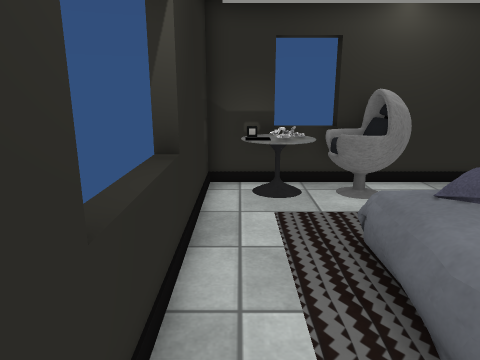
view 1 (above)

12 first-person views from a walk through a Unity game level. The camera is 1.4 m above the floor, tilts 14° down and sees 70° across. The floor is counted in squares, 0.5 m on a side. Each view is taken from the middle of a square. On the plan, view 1 faces up. The plan holds only what a view shows up to about 20 squares ahead; the rest is blank. The player is left out. Door leaves are left out, so doorways stand open. Some surface patterns are stand-ins.

view 2
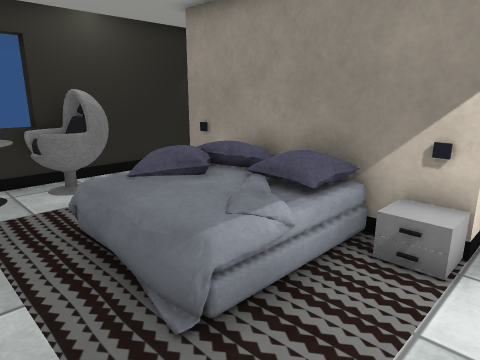

view 3
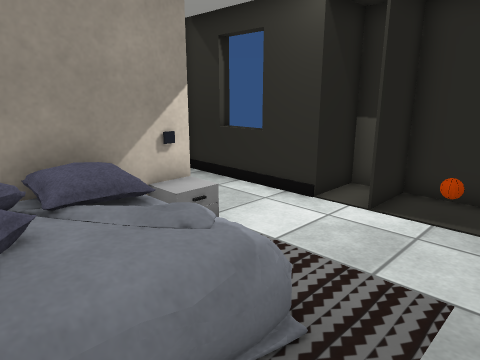

view 4
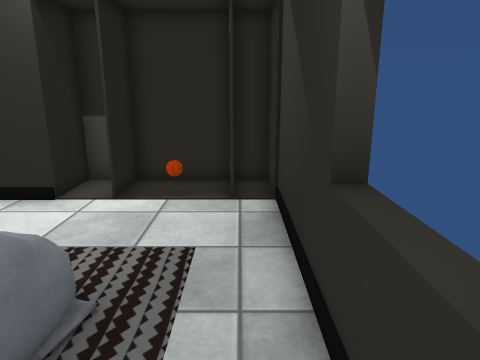

view 5
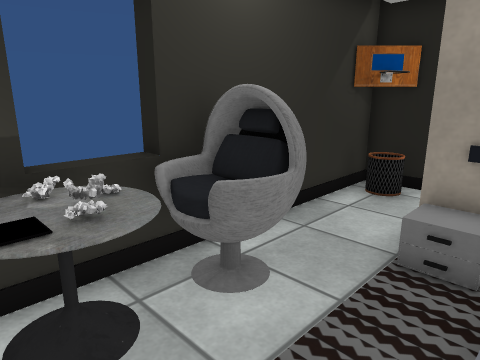

view 6
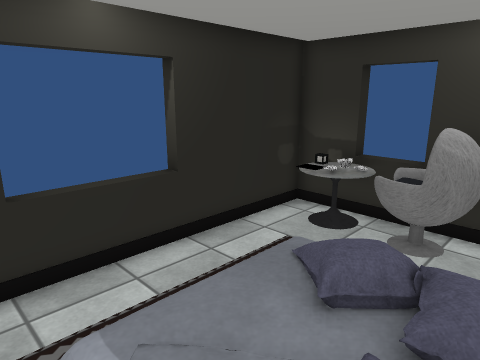

view 7
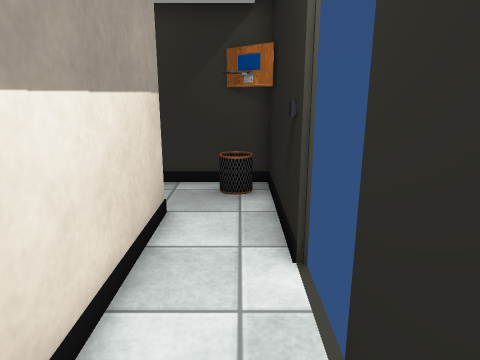

view 8
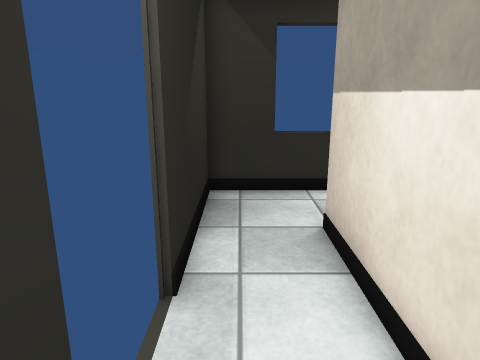

view 9
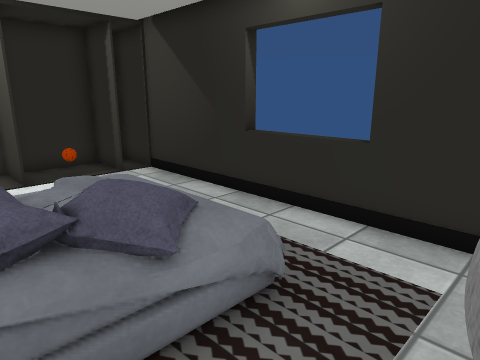

view 10
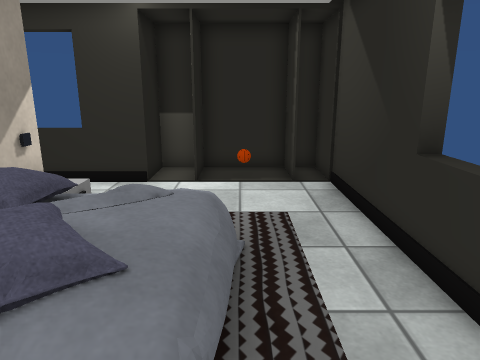

view 11
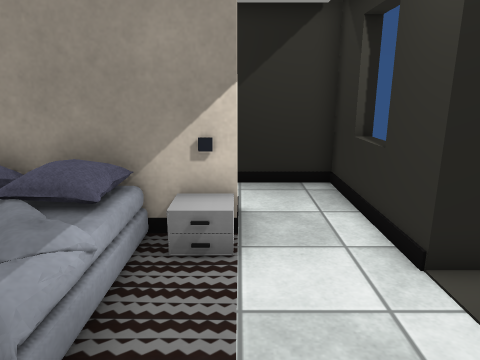

view 12
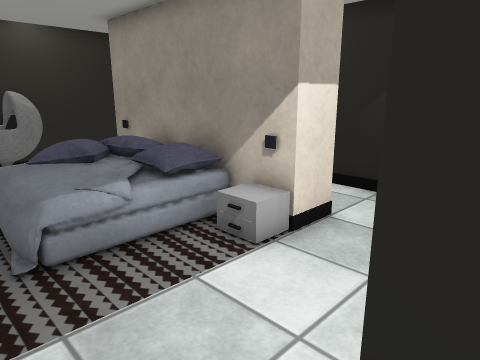

### Floor plan
Points are (right, up) in squares from view 1. A wall is a line through its corners. A room is listed if a view was taken in it or the views show most of it. See-through windows are left out.
Room 1 (views 1, 2, 3, 4, 5, 6, 9, 10, 11)
walls: (6.7, 0.1) (6.7, 8); (5, -3) (6.5, -3); (11, 11) (-1, 11) (-1, -5.1)
ways out: opening at (7.5, -1.5) to room 2; opening at (9, 9) to room 2; open door at (2, -3) to room 3
objects: other object (0, 10); table (1, 9) to (2, 10); carpet (2, 2) to (6, 6); chair (3, 9) to (5, 10); pillow (4, 5) to (5, 6); pillow (5, 4) to (6, 5); carpet (6, 6)
Room 2 (views 7, 8)
walls: (11, 5.2) (11, 11); (8.2, 8) (8.2, 0.1) (6.7, 0.1); (6.5, -3) (11, -3) (11, 2.8); (11, 9.6) (9.5, 11)
ways out: opening at (7.5, -1.5) to room 1; opening at (9, 9) to room 1; open door at (11, 4)
Room 3 (view 12)
walls: (0.3, -2.9) (0.3, -5.1); (-1, -5.1) (4, -5.1); (3.4, -5.1) (3.4, -3)
ways out: open door at (2, -3) to room 1

Where each view was taken, in squares from view 1:
view 1: 0 up, 0 right, facing up
view 2: 1 down, 0 right, facing up-right
view 3: 5 up, 0 right, facing down-right
view 4: 6 up, 0 right, facing down
view 5: 6 up, 0 right, facing up-right
view 6: 1 up, 6 right, facing up-left
view 7: 0 up, 10 right, facing up
view 8: 7 up, 10 right, facing down
view 9: 9 up, 6 right, facing down-left
view 10: 8 up, 2 right, facing down
view 11: 0 up, 0 right, facing right
view 12: 4 down, 1 right, facing up-right
